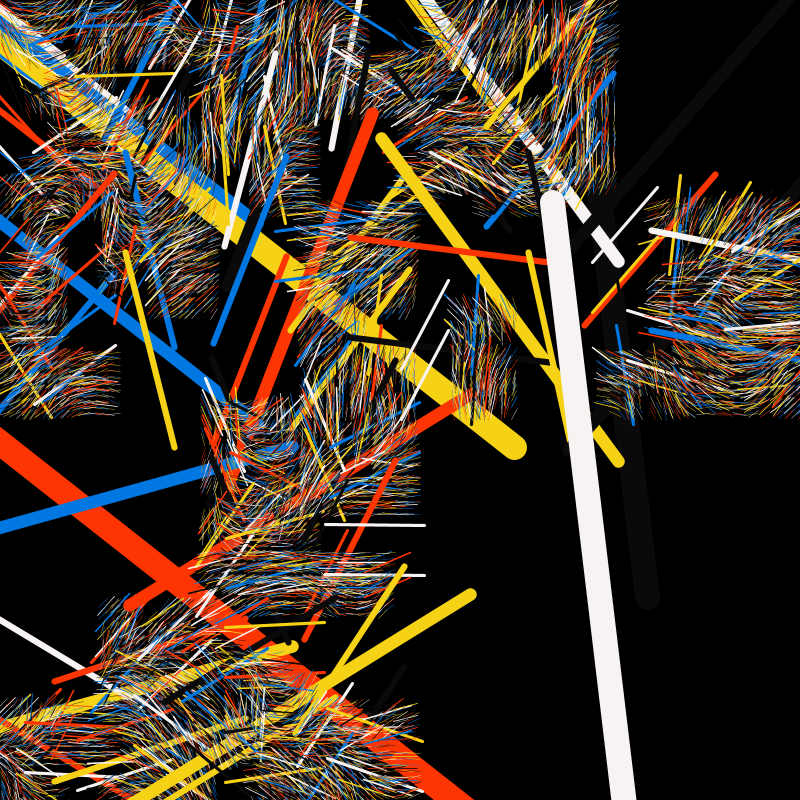
Frame 1 (no input)
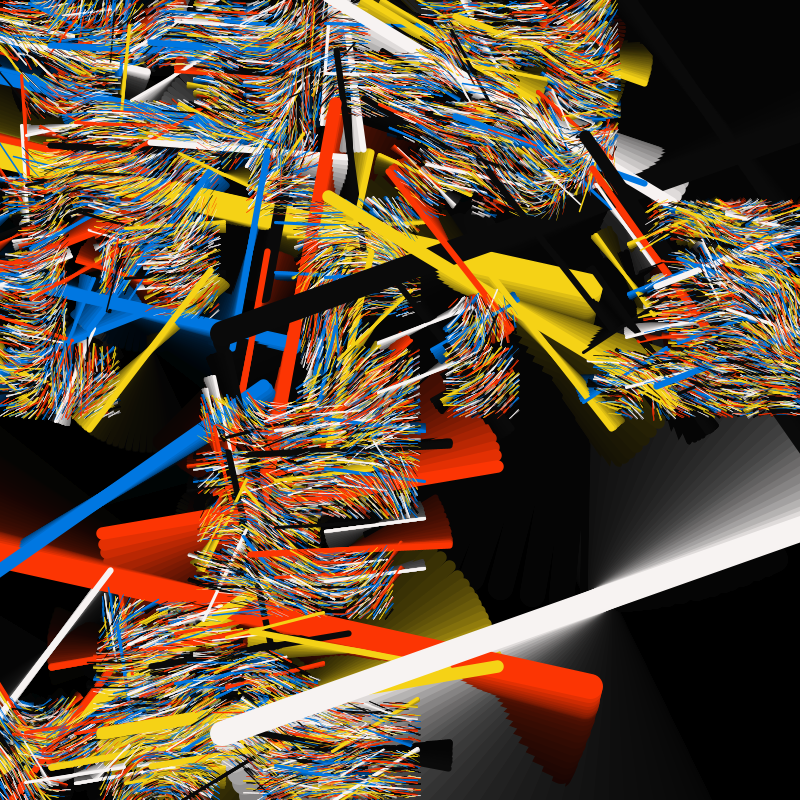
Frame 60 (the mouse pressed at the canvas centre just before this capture)
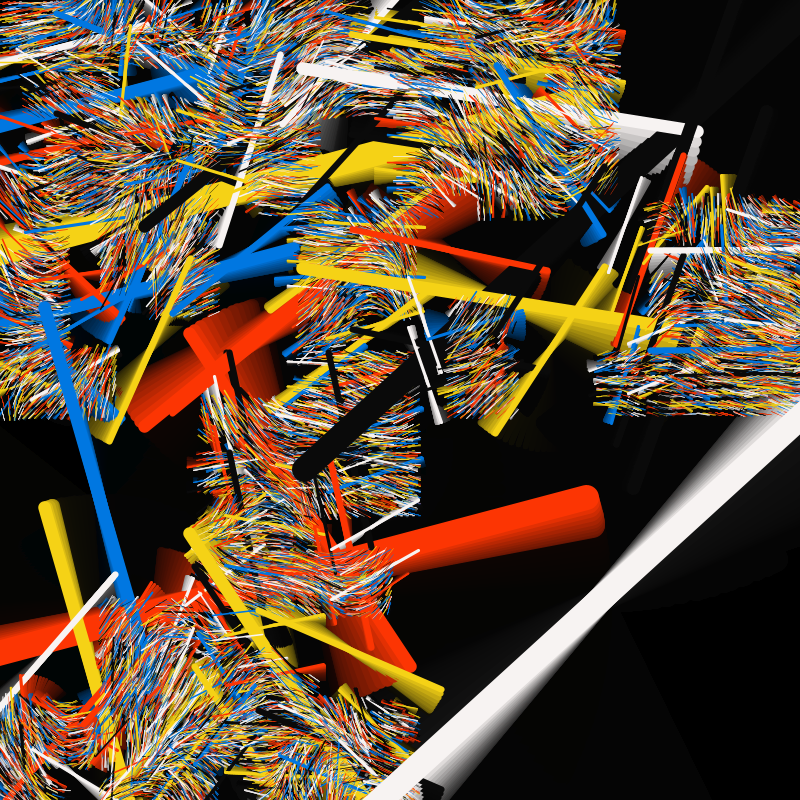
Frame 120 (the mouse held since frame 60 and released just before this capture)

The Processing sketch that drew these frames (run headless with seeded random() and noise(); from frame 60 on, the mouse is pressed at the canvas centre):

// Processing sketch: genuary24
// ── genuary24.pde
float zoff = 0;

int[] colors = new int[]{#0a0a0a, #f7f3f2, #0077e1, #f5d216, #fc3503};

void setup() {
  size(800, 800);
  background(0);
}

void drawGrid(float x, float y, float w, float h, float r) {

  for (int i = 0; i < w; i+= r) {
    for (int j = 0; j < h; j+= r) {
      pushMatrix();
      int index = floor(random(colors.length));
      stroke(colors[index]);

      strokeWeight(r/16);
      noFill();
      float xoff = (x+i)/100;
      float yoff = (y+i)/100;
      float angle = TWO_PI*noise(xoff, yoff, zoff);

      translate(x+i + r/2, y+j+r/2);
      rotate(angle);

      line(-r, 0, r, 0);
      popMatrix();
      if (random(1) < 0.8 && r > 8) {
        drawGrid(x+i, y+j, r, r, r/2);
      }
    }
  }
}

void draw() {
  noStroke();
  fill(0, 25);
  rect(0, 0, width, height);
  randomSeed(1);
  drawGrid(0, 0, width, height, 400);
  zoff +=0.01;
}
